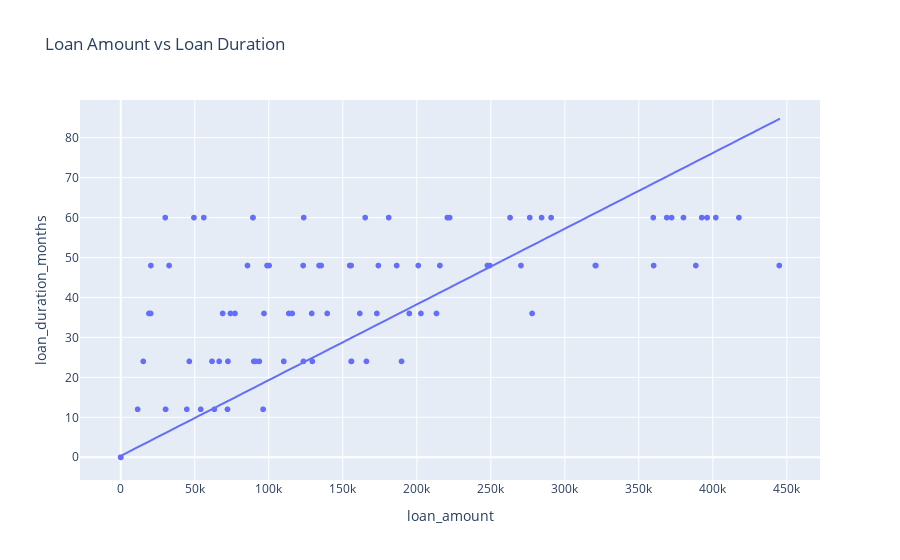

Notebook code cell kept with this figure:
### Code cell
#Loan Amount vs Loan Duration
fig = px.scatter(base_table, "loan_amount", "loan_duration_months", title = "Loan Amount vs Loan Duration",trendline="ols")
fig.show()

### Figure 1 — Plotly figure (JSON) as saved in the notebook; plotly's stock layout.template omitted (floating-point values rounded to 4 significant figures; data arrays with more than 128 entries replaced by an {"elided": "..."} marker saying what was removed)
{"data": [{"hovertemplate": "loan_amount=%{x}<br>loan_duration_months=%{y}<extra></extra>", "legendgroup": "", "marker": {"color": "#636efa", "symbol": "circle"}, "mode": "markers", "name": "", "showlegend": false, "type": "scattergl", "x": {"elided": "2239 int values"}, "xaxis": "x", "y": {"elided": "2239 int values"}, "yaxis": "y"}, {"hovertemplate": "<b>OLS trendline</b><br>loan_duration_months = 0.000189582 * loan_amount + 0.346855<br>R<sup>2</sup>=0.774677<br><br>loan_amount=%{x}<br>loan_duration_months=%{y} <b>(trend)</b><extra></extra>", "legendgroup": "", "marker": {"color": "#636efa", "symbol": "circle"}, "mode": "lines", "name": "", "showlegend": false, "type": "scattergl", "x": {"elided": "2239 int values"}, "xaxis": "x", "y": {"elided": "2239 float values"}, "yaxis": "y"}], "layout": {"legend": {"tracegroupgap": 0}, "title": {"text": "Loan Amount vs Loan Duration"}, "xaxis": {"anchor": "y", "domain": [0, 1], "title": {"text": "loan_amount"}}, "yaxis": {"anchor": "x", "domain": [0, 1], "title": {"text": "loan_duration_months"}}}}
